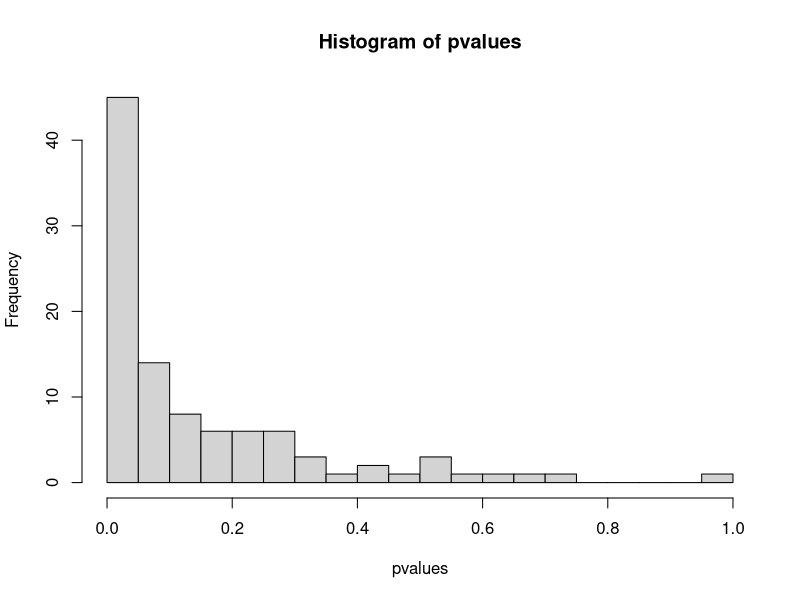

This figure's R source:
# Week 3 – Task 2 Simulation
# 
# Explore the relationship between different sample sizes (n) and effect sizes (difference in means)
# affect the probability of achieving a true positive/detecting a difference (p<0.05).
# This probability is statistical power.
# ---------------------------------------------------------

# Set parameters for 2 groups (X and Y)
samplesize <- 200 # sample size (n) per group (total N = 400 for 2 independent groups)
 
# True population means (controls effect size)
meanX <- 50 # mean of group X
meanY <- 51 # mean of group Y
# Effect size (raw difference) = meanY - meanX = 1
 
# True population standard deviations (spread / noise)
sdX <- 5 # SD of group X
sdY <- 5 # SD of group Y (equal variance case)
 
# Store p-values
pvalues <- vector(length = 100) # Creates empty numeric vector to store 100 p-values

# Calculate standardized effect Size (Cohen’s d)
effectSize <- abs(meanX - meanY) / sqrt(((sdX*sdX) + (sdY*sdY)) / 2)
effectSize # tells how hard it will be to detect the difference

# Simulation Loop (gives 100 p-values after the loop)
for (i in 1:100) {
  # Generate Data From Populations
  x <- rnorm(samplesize, meanX, sdX)
  y <- rnorm(samplesize, meanY, sdY)
 
  p <- t.test(x,y, paired = FALSE) # Perform independent two-sample t-test
  
  pvalues[i] <- p$p.value # store p-value for each simulated study
} 

# Visualise distribution of p-values
hist(pvalues, breaks=20)
length(pvalues[pvalues<0.05]) # Count significant results
mean(pvalues < 0.05) # Get power estimate

